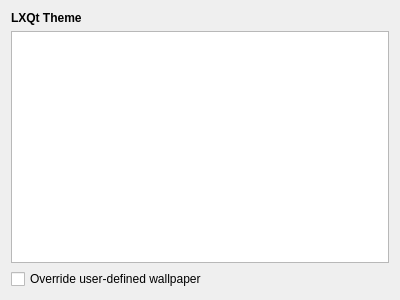
<?xml version="1.0" encoding="UTF-8"?>
<ui version="4.0">
 <class>LXQtThemeConfig</class>
 <widget class="QWidget" name="LXQtThemeConfig">
  <property name="geometry">
   <rect>
    <x>0</x>
    <y>0</y>
    <width>400</width>
    <height>300</height>
   </rect>
  </property>
  <layout class="QVBoxLayout" name="verticalLayout">
   <item>
    <widget class="QLabel" name="label">
     <property name="font">
      <font>
       <weight>75</weight>
       <bold>true</bold>
      </font>
     </property>
     <property name="text">
      <string>LXQt Theme</string>
     </property>
    </widget>
   </item>
   <item>
    <widget class="QTreeWidget" name="lxqtThemeList">
     <property name="alternatingRowColors">
      <bool>true</bool>
     </property>
     <property name="iconSize">
      <size>
       <width>100</width>
       <height>32</height>
      </size>
     </property>
     <property name="rootIsDecorated">
      <bool>false</bool>
     </property>
     <property name="uniformRowHeights">
      <bool>true</bool>
     </property>
     <attribute name="headerVisible">
      <bool>false</bool>
     </attribute>
     <column>
      <property name="text">
       <string notr="true">1</string>
      </property>
     </column>
    </widget>
   </item>
   <item>
    <widget class="QCheckBox" name="wallpaperOverride">
     <property name="text">
      <string>Override user-defined wallpaper</string>
     </property>
    </widget>
   </item>
  </layout>
 </widget>
 <resources/>
 <connections/>
</ui>
